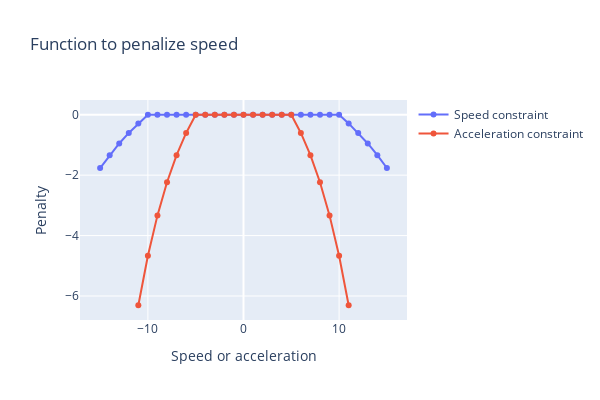

Notebook cell for this chart:
### Markdown cell above
## <span style="color:orange">Constraint acceleration and speed</span>


The current reward function for the booster is far from optimal. As evident from the data, the value increases steadily and peaks at the 26th iteration. However, the engine won't start until then, risking a crash. Instead of using `pos_y`, we can utilize `future_pos_y` to allow ample time to start the engine and prevent a collision. While predicting the next position after a 3-time step works well in this example, in other scenarios, the rocket's speed may be excessive, rendering 3 time steps insufficient. To mitigate such scenarios, we could also impose constraints on the vehicle's acceleration and speed.

We can modulate speed in a way, system will be high penalize when it begans to be out of bounds:

$$  \exp(1) - \exp(Max( \frac{|speed\_y|}{speed\_y\_limit} , 1)) $$ 



The same reasoning can be applied to acceleration.

$$  \exp(1) - exp(Max( \frac{|acceleration\_y|}{acceleration\_y\_limit} , 1)) $$

### Code cell
speed_y_limit = 10
speed_y = np.arange(-15,16)

fig = go.Figure()
fig.add_trace(go.Scatter(
    x = speed_y,
    y = np.array([ np.exp(1) - np.exp(np.max([val, 1])) for val in np.abs(speed_y)/speed_y_limit ]),
    name='Speed constraint',
    mode='lines+markers'
))
acceleration_y_limit = 5
acceleration_y = np.arange(-11,12)
fig.add_trace(go.Scatter(
    x = acceleration_y,
    y = np.array([ np.exp(1) - np.exp(np.max([val, 1])) for val in np.abs(acceleration_y)/acceleration_y_limit ]),
    name='Acceleration constraint',
    mode='lines+markers'
))

fig.update_xaxes(title_text = "Speed or acceleration")
fig.update_yaxes(title_text = "Penalty")
fig.update_layout(height=400, width=600, title_text="Function to penalize speed")

### Figure 1 — Plotly figure (JSON) as saved in the notebook; plotly's stock layout.template omitted (floating-point values rounded to 4 significant figures)
{"data": [{"mode": "lines+markers", "name": "Speed constraint", "type": "scatter", "x": [-15, -14, -13, -12, -11, -10, -9, -8, -7, -6, -5, -4, -3, -2, -1, 0, 1, 2, 3, 4, 5, 6, 7, 8, 9, 10, 11, 12, 13, 14, 15], "y": [-1.763, -1.337, -0.951, -0.6018, -0.2859, 0, 0, 0, 0, 0, 0, 0, 0, 0, 0, 0, 0, 0, 0, 0, 0, 0, 0, 0, 0, 0, -0.2859, -0.6018, -0.951, -1.337, -1.763]}, {"mode": "lines+markers", "name": "Acceleration constraint", "type": "scatter", "x": [-11, -10, -9, -8, -7, -6, -5, -4, -3, -2, -1, 0, 1, 2, 3, 4, 5, 6, 7, 8, 9, 10, 11], "y": [-6.307, -4.671, -3.331, -2.235, -1.337, -0.6018, 0, 0, 0, 0, 0, 0, 0, 0, 0, 0, 0, -0.6018, -1.337, -2.235, -3.331, -4.671, -6.307]}], "layout": {"height": 400, "title": {"text": "Function to penalize speed"}, "width": 600, "xaxis": {"title": {"text": "Speed or acceleration"}}, "yaxis": {"title": {"text": "Penalty"}}}}
